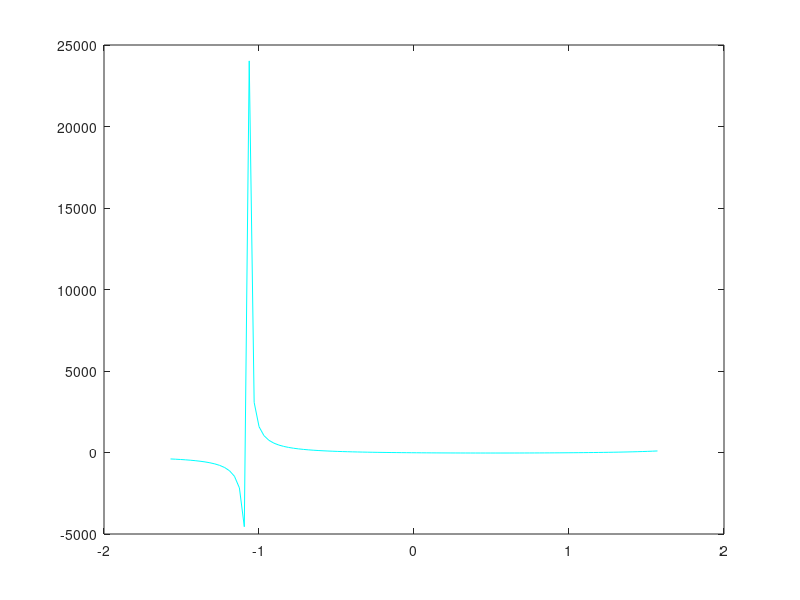

Source code (MATLAB): (Note: this script raises an error after producing the figure.)
% Define problem constants
g = 9.81;
mu = 0.55;
F = 150;
m = 25;
x = linspace(-pi/2,pi/2);

% Define the function to be solved for. Is the angle specified in radians or degrees?
func = @(x) ((mu*m*g)./(cos(x) + (mu*sin(x))))- F;

% THINK, what makes range sense for angle?

% Plot your function. Does plotting give you an idea about where the root is?
plot(x,func(x),'c');

% Finaly solve for the root using the bisection script given to you, which can be called as:
[root, fx, ea, iter] = bisect(func, 0, pi/2);

% These variables will be checked for your final answer:
angle = rad2deg(root);
format long
fprintf('root %f', angle);